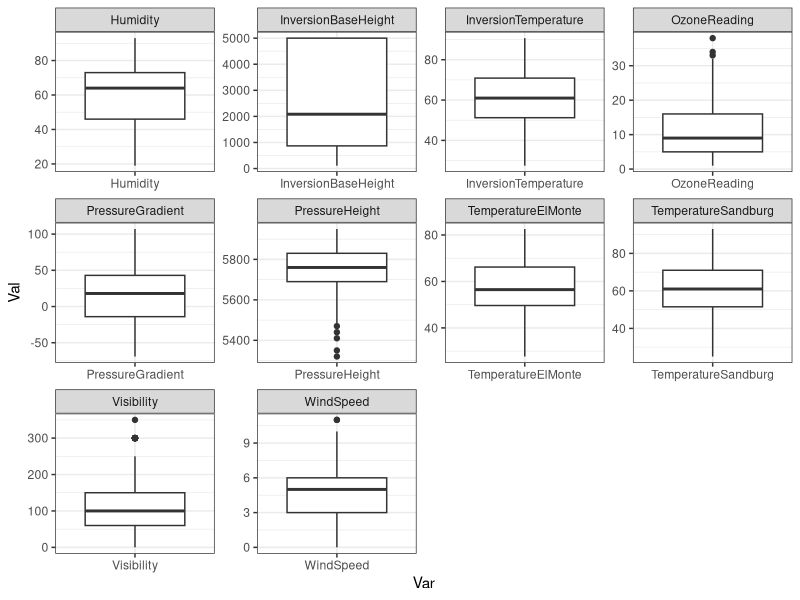

Source code (R): (Note: this script raises an error after producing the figure.)
## ---- chunk 1
library(tidyverse)
library(caret)
## ---- chunk 2
data(Ozone, package = "mlbench")
colnames(Ozone) <- c("Month", "DayOfMonth", "DayOfWeek",
                     "OzoneReading", "PressureHeight",
                     "WindSpeed", "Humidity",
                     "TemperatureSandburg", "TemperatureElMonte",
                     "InversionBaseHeight", "PressureGradient",
                     "InversionTemperature", "Visibility")
Ozone <- as_tibble(Ozone)
Ozone <- Ozone %>% select(-c(Month, DayOfMonth, DayOfWeek))
str(Ozone)
## ---- chunk 3
vapply(Ozone, function(x) sum(is.na(x)), FUN.VALUE = double(1))
## ---- chunk 4
Ozone <- na.omit(Ozone)
dim(Ozone)
## ---- chunk 5
Ozone %>% 
  pivot_longer(everything(), 
               names_to = 'Var', values_to = 'Val') %>%
  ggplot(aes(x = Var, y = Val)) + geom_boxplot() + 
  facet_wrap(~ Var, scales = 'free') + theme_bw()
## ---- chunk 6
corrplot(cor(Ozone %>% select(-OzoneReading)), is.corr = TRUE)
## ---- chunk 7
highCor <- findCorrelation(cor(Ozone %>% select(-OzoneReading)), 
                cutoff = 0.9)
highCorCols <- Ozone %>% select(-OzoneReading) %>%
  select(any_of(highCor)) %>% colnames()
Ozone <- Ozone %>% select(-any_of(highCorCols))
highCorCols
## ---- chunk 8
lm_mod1 <- lm(OzoneReading ~ ., data = Ozone)
summary(lm_mod1)
## ---- chunk 9
anova(lm_mod1)
## ---- chunk 10
lm_mod1
## ---- chunk 11
lm_mod1_pred <- predict(lm_mod1)
lm_mod1_resid <- resid(lm_mod1)
## ---- chunk 12
plot(predict(lm_mod1), resid(lm_mod1), 
     main = 'Residuals vs. Fitted', 
     xlab = 'Fitted values', 
     ylab = 'Residuals')
## ---- chunk 13
RMSE(lm_mod1_pred, Ozone$OzoneReading)
